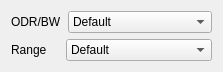
   <widget class="QWidget" name="verticalLayoutWidget_5">
    <property name="geometry">
     <rect>
      <x>470</x>
      <y>620</y>
      <width>221</width>
      <height>71</height>
     </rect>
    </property>
    <layout class="QVBoxLayout" name="verticalLayout_3">
     <item>
      <layout class="QHBoxLayout" name="horizontalLayout_3" stretch="1,3">
       <item>
        <widget class="QLabel" name="label_15">
         <property name="text">
          <string>ODR/BW</string>
         </property>
        </widget>
       </item>
       <item>
        <widget class="QComboBox" name="Gyro_ODR_BW">
         <item>
          <property name="text">
           <string>Default</string>
          </property>
         </item>
         <item>
          <property name="text">
           <string>ODR200Hz/BW23Hz</string>
          </property>
         </item>
         <item>
          <property name="text">
           <string>ODR100Hz/BW12Hz</string>
          </property>
         </item>
         <item>
          <property name="text">
           <string>ODR200Hz/BW64Hz</string>
          </property>
         </item>
         <item>
          <property name="text">
           <string>ODR100Hz/BW32Hz</string>
          </property>
         </item>
        </widget>
       </item>
      </layout>
     </item>
     <item>
      <layout class="QHBoxLayout" name="horizontalLayout_12" stretch="1,3">
       <item>
        <widget class="QLabel" name="label_16">
         <property name="text">
          <string>Range</string>
         </property>
        </widget>
       </item>
       <item>
        <widget class="QComboBox" name="Gyro_range">
         <property name="currentText">
          <string>Default</string>
         </property>
         <item>
          <property name="text">
           <string>Default</string>
          </property>
         </item>
         <item>
          <property name="text">
           <string>125DPS</string>
          </property>
         </item>
         <item>
          <property name="text">
           <string>250DPS</string>
          </property>
         </item>
         <item>
          <property name="text">
           <string>500DPS</string>
          </property>
         </item>
         <item>
          <property name="text">
           <string>1000DPS</string>
          </property>
         </item>
         <item>
          <property name="text">
           <string>2000DPS</string>
          </property>
         </item>
        </widget>
       </item>
      </layout>
     </item>
    </layout>
   </widget>
